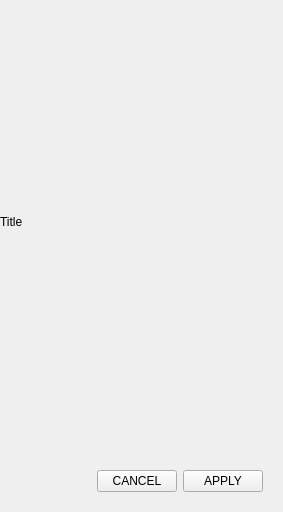
<?xml version="1.0" encoding="UTF-8"?>
<ui version="4.0">
 <class>dialog</class>
 <widget class="QWidget" name="dialog">
  <property name="geometry">
   <rect>
    <x>0</x>
    <y>0</y>
    <width>283</width>
    <height>512</height>
   </rect>
  </property>
  <property name="sizePolicy">
   <sizepolicy hsizetype="Preferred" vsizetype="Preferred">
    <horstretch>0</horstretch>
    <verstretch>0</verstretch>
   </sizepolicy>
  </property>
  <property name="windowTitle">
   <string>Form</string>
  </property>
  <layout class="QVBoxLayout" name="mainLayout">
   <property name="sizeConstraint">
    <enum>QLayout::SetMinimumSize</enum>
   </property>
   <property name="leftMargin">
    <number>0</number>
   </property>
   <property name="topMargin">
    <number>0</number>
   </property>
   <property name="rightMargin">
    <number>0</number>
   </property>
   <property name="bottomMargin">
    <number>0</number>
   </property>
   <item>
    <widget class="DialogTitleLabel" name="titleLabel">
     <property name="text">
      <string>Title</string>
     </property>
    </widget>
   </item>
   <item>
    <layout class="QVBoxLayout" name="dialogLayout" stretch="0">
     <property name="sizeConstraint">
      <enum>QLayout::SetMinimumSize</enum>
     </property>
     <property name="leftMargin">
      <number>20</number>
     </property>
     <property name="topMargin">
      <number>20</number>
     </property>
     <property name="rightMargin">
      <number>20</number>
     </property>
     <property name="bottomMargin">
      <number>20</number>
     </property>
     <item>
      <layout class="QHBoxLayout" name="horizontalLayout">
       <item>
        <spacer name="horizontalSpacer">
         <property name="orientation">
          <enum>Qt::Horizontal</enum>
         </property>
         <property name="sizeHint" stdset="0">
          <size>
           <width>40</width>
           <height>20</height>
          </size>
         </property>
        </spacer>
       </item>
       <item>
        <widget class="QPushButton" name="cancelBtn">
         <property name="text">
          <string>CANCEL</string>
         </property>
        </widget>
       </item>
       <item>
        <widget class="QPushButton" name="applyBtn">
         <property name="text">
          <string>APPLY</string>
         </property>
        </widget>
       </item>
      </layout>
     </item>
    </layout>
   </item>
  </layout>
 </widget>
 <customwidgets>
  <customwidget>
   <class>DialogTitleLabel</class>
   <extends>QLabel</extends>
   <header>wavemeter_dashboard/view/widgets/misc</header>
  </customwidget>
 </customwidgets>
 <resources/>
 <connections/>
</ui>
